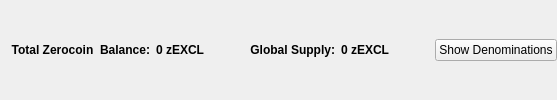
                       <widget class="QFrame" name="balanceSupplyFrame">
                        <layout class="QHBoxLayout" name="horizontalLayout_2" stretch="0,0,0,1,0">
                         <property name="rightMargin">
                          <number>0</number>
                         </property>
                         <item>
                          <layout class="QHBoxLayout" name="horizontalLayout_34">
                           <item>
                            <widget class="QLabel" name="labelzAvailableText_3">
                             <property name="font">
                              <font>
                               <weight>75</weight>
                               <bold>true</bold>
                              </font>
                             </property>
                             <property name="toolTip">
                              <string>Total Balance including unconfirmed and immature zEXCL</string>
                             </property>
                             <property name="text">
                              <string>Total Zerocoin  Balance:</string>
                             </property>
                             <property name="alignment">
                              <set>Qt::AlignRight|Qt::AlignTrailing|Qt::AlignVCenter</set>
                             </property>
                            </widget>
                           </item>
                           <item>
                            <widget class="QLabel" name="labelzAvailableAmount_4">
                             <property name="minimumSize">
                              <size>
                               <width>40</width>
                               <height>0</height>
                              </size>
                             </property>
                             <property name="font">
                              <font>
                               <weight>75</weight>
                               <bold>true</bold>
                              </font>
                             </property>
                             <property name="toolTip">
                              <string>Total Balance including unconfirmed and immature zEXCL</string>
                             </property>
                             <property name="text">
                              <string>0 zEXCL</string>
                             </property>
                             <property name="alignment">
                              <set>Qt::AlignLeading|Qt::AlignLeft|Qt::AlignVCenter</set>
                             </property>
                            </widget>
                           </item>
                          </layout>
                         </item>
                         <item>
                          <spacer name="horizontalSpacer_32">
                           <property name="orientation">
                            <enum>Qt::Horizontal</enum>
                           </property>
                           <property name="sizeHint" stdset="0">
                            <size>
                             <width>40</width>
                             <height>20</height>
                            </size>
                           </property>
                          </spacer>
                         </item>
                         <item>
                          <layout class="QHBoxLayout" name="horizontalLayout_35">
                           <item>
                            <widget class="QLabel" name="labelZsupplyText_2">
                             <property name="font">
                              <font>
                               <weight>75</weight>
                               <bold>true</bold>
                              </font>
                             </property>
                             <property name="text">
                              <string>Global Supply:</string>
                             </property>
                             <property name="alignment">
                              <set>Qt::AlignRight|Qt::AlignTrailing|Qt::AlignVCenter</set>
                             </property>
                            </widget>
                           </item>
                           <item>
                            <widget class="QLabel" name="labelZsupplyAmount_2">
                             <property name="font">
                              <font>
                               <weight>75</weight>
                               <bold>true</bold>
                              </font>
                             </property>
                             <property name="text">
                              <string>0 zEXCL</string>
                             </property>
                            </widget>
                           </item>
                          </layout>
                         </item>
                         <item>
                          <spacer name="horizontalSpacer_31">
                           <property name="orientation">
                            <enum>Qt::Horizontal</enum>
                           </property>
                           <property name="sizeHint" stdset="0">
                            <size>
                             <width>40</width>
                             <height>20</height>
                            </size>
                           </property>
                          </spacer>
                         </item>
                         <item>
                          <widget class="QPushButton" name="pushButtonShowDenoms">
                           <property name="toolTip">
                            <string>Show zEXCL denominations list</string>
                           </property>
                           <property name="text">
                            <string>Show Denominations</string>
                           </property>
                          </widget>
                         </item>
                        </layout>
                       </widget>
